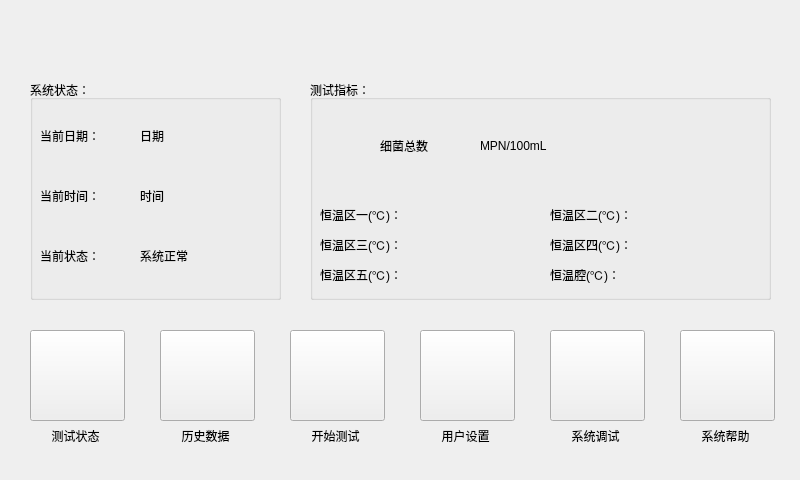
<?xml version="1.0" encoding="UTF-8"?>
<ui version="4.0">
 <class>MainWindow</class>
 <widget class="QMainWindow" name="MainWindow">
  <property name="geometry">
   <rect>
    <x>0</x>
    <y>0</y>
    <width>800</width>
    <height>480</height>
   </rect>
  </property>
  <property name="sizePolicy">
   <sizepolicy hsizetype="Preferred" vsizetype="Preferred">
    <horstretch>0</horstretch>
    <verstretch>0</verstretch>
   </sizepolicy>
  </property>
  <property name="windowTitle">
   <string>MainWindow</string>
  </property>
  <property name="styleSheet">
   <string notr="true"/>
  </property>
  <property name="iconSize">
   <size>
    <width>24</width>
    <height>24</height>
   </size>
  </property>
  <property name="animated">
   <bool>true</bool>
  </property>
  <widget class="QWidget" name="centralWidget">
   <widget class="QPushButton" name="pbst">
    <property name="geometry">
     <rect>
      <x>30</x>
      <y>330</y>
      <width>95</width>
      <height>91</height>
     </rect>
    </property>
    <property name="styleSheet">
     <string notr="true">border-image: url(:/image/image/单点测量.png);</string>
    </property>
    <property name="text">
     <string/>
    </property>
    <property name="autoDefault">
     <bool>false</bool>
    </property>
    <property name="flat">
     <bool>false</bool>
    </property>
   </widget>
   <widget class="QPushButton" name="pbhisdata">
    <property name="geometry">
     <rect>
      <x>160</x>
      <y>330</y>
      <width>95</width>
      <height>91</height>
     </rect>
    </property>
    <property name="styleSheet">
     <string notr="true">border-image: url(:/image/image/历史数据.png);</string>
    </property>
    <property name="text">
     <string/>
    </property>
   </widget>
   <widget class="QPushButton" name="pbtest">
    <property name="geometry">
     <rect>
      <x>290</x>
      <y>330</y>
      <width>95</width>
      <height>91</height>
     </rect>
    </property>
    <property name="styleSheet">
     <string notr="true">border-image: url(:/image/image/开始测量.png);</string>
    </property>
    <property name="text">
     <string/>
    </property>
   </widget>
   <widget class="QPushButton" name="pbset">
    <property name="geometry">
     <rect>
      <x>420</x>
      <y>330</y>
      <width>95</width>
      <height>91</height>
     </rect>
    </property>
    <property name="styleSheet">
     <string notr="true">border-image: url(:/image/image/用户设置.png);</string>
    </property>
    <property name="text">
     <string/>
    </property>
   </widget>
   <widget class="QPushButton" name="pbdebug">
    <property name="geometry">
     <rect>
      <x>550</x>
      <y>330</y>
      <width>95</width>
      <height>91</height>
     </rect>
    </property>
    <property name="styleSheet">
     <string notr="true">border-image: url(:/image/image/系统调试.png);</string>
    </property>
    <property name="text">
     <string/>
    </property>
   </widget>
   <widget class="QPushButton" name="pbhelp">
    <property name="geometry">
     <rect>
      <x>680</x>
      <y>330</y>
      <width>95</width>
      <height>91</height>
     </rect>
    </property>
    <property name="styleSheet">
     <string notr="true">border-image: url(:/image/image/系统帮助.png);</string>
    </property>
    <property name="text">
     <string/>
    </property>
   </widget>
   <widget class="QGroupBox" name="groupBox">
    <property name="geometry">
     <rect>
      <x>30</x>
      <y>80</y>
      <width>251</width>
      <height>220</height>
     </rect>
    </property>
    <property name="title">
     <string>系统状态：</string>
    </property>
    <widget class="QLabel" name="label">
     <property name="geometry">
      <rect>
       <x>10</x>
       <y>40</y>
       <width>91</width>
       <height>31</height>
      </rect>
     </property>
     <property name="text">
      <string>当前日期：</string>
     </property>
    </widget>
    <widget class="QLabel" name="label_2">
     <property name="geometry">
      <rect>
       <x>10</x>
       <y>100</y>
       <width>91</width>
       <height>31</height>
      </rect>
     </property>
     <property name="text">
      <string>当前时间：</string>
     </property>
    </widget>
    <widget class="QLabel" name="lbData">
     <property name="geometry">
      <rect>
       <x>110</x>
       <y>40</y>
       <width>121</width>
       <height>31</height>
      </rect>
     </property>
     <property name="text">
      <string>日期</string>
     </property>
    </widget>
    <widget class="QLabel" name="lbTime">
     <property name="geometry">
      <rect>
       <x>110</x>
       <y>100</y>
       <width>121</width>
       <height>31</height>
      </rect>
     </property>
     <property name="text">
      <string>时间</string>
     </property>
    </widget>
    <widget class="QLabel" name="lbState">
     <property name="geometry">
      <rect>
       <x>110</x>
       <y>160</y>
       <width>121</width>
       <height>31</height>
      </rect>
     </property>
     <property name="text">
      <string>系统正常</string>
     </property>
    </widget>
    <widget class="QLabel" name="label_6">
     <property name="geometry">
      <rect>
       <x>10</x>
       <y>160</y>
       <width>91</width>
       <height>31</height>
      </rect>
     </property>
     <property name="text">
      <string>当前状态：</string>
     </property>
    </widget>
   </widget>
   <widget class="QGroupBox" name="groupBox_2">
    <property name="geometry">
     <rect>
      <x>310</x>
      <y>80</y>
      <width>461</width>
      <height>220</height>
     </rect>
    </property>
    <property name="title">
     <string>测试指标：</string>
    </property>
    <widget class="QLabel" name="lbTPC">
     <property name="geometry">
      <rect>
       <x>70</x>
       <y>50</y>
       <width>101</width>
       <height>31</height>
      </rect>
     </property>
     <property name="text">
      <string>细菌总数</string>
     </property>
    </widget>
    <widget class="QLabel" name="label_7">
     <property name="geometry">
      <rect>
       <x>170</x>
       <y>50</y>
       <width>101</width>
       <height>31</height>
      </rect>
     </property>
     <property name="text">
      <string>MPN/100mL</string>
     </property>
    </widget>
    <widget class="QLabel" name="lbTemp4">
     <property name="geometry">
      <rect>
       <x>240</x>
       <y>150</y>
       <width>100</width>
       <height>30</height>
      </rect>
     </property>
     <property name="text">
      <string>恒温区四(℃)：</string>
     </property>
    </widget>
    <widget class="QLabel" name="lbTemp3">
     <property name="geometry">
      <rect>
       <x>10</x>
       <y>150</y>
       <width>100</width>
       <height>30</height>
      </rect>
     </property>
     <property name="text">
      <string>恒温区三(℃)：</string>
     </property>
    </widget>
    <widget class="QLabel" name="leTemp3Dis">
     <property name="geometry">
      <rect>
       <x>130</x>
       <y>150</y>
       <width>60</width>
       <height>30</height>
      </rect>
     </property>
     <property name="styleSheet">
      <string notr="true"/>
     </property>
     <property name="text">
      <string/>
     </property>
     <property name="alignment">
      <set>Qt::AlignCenter</set>
     </property>
    </widget>
    <widget class="QLabel" name="leTemp4Dis">
     <property name="geometry">
      <rect>
       <x>360</x>
       <y>150</y>
       <width>60</width>
       <height>30</height>
      </rect>
     </property>
     <property name="styleSheet">
      <string notr="true"/>
     </property>
     <property name="text">
      <string/>
     </property>
     <property name="alignment">
      <set>Qt::AlignCenter</set>
     </property>
    </widget>
    <widget class="QLabel" name="lbTemp5">
     <property name="geometry">
      <rect>
       <x>10</x>
       <y>180</y>
       <width>100</width>
       <height>30</height>
      </rect>
     </property>
     <property name="text">
      <string>恒温区五(℃)：</string>
     </property>
    </widget>
    <widget class="QLabel" name="leTemp5Dis">
     <property name="geometry">
      <rect>
       <x>130</x>
       <y>180</y>
       <width>60</width>
       <height>30</height>
      </rect>
     </property>
     <property name="styleSheet">
      <string notr="true"/>
     </property>
     <property name="text">
      <string/>
     </property>
     <property name="alignment">
      <set>Qt::AlignCenter</set>
     </property>
    </widget>
    <widget class="QLabel" name="lbTemp6">
     <property name="geometry">
      <rect>
       <x>240</x>
       <y>180</y>
       <width>100</width>
       <height>30</height>
      </rect>
     </property>
     <property name="text">
      <string>恒温腔(℃)：</string>
     </property>
    </widget>
    <widget class="QLabel" name="leTemp6Dis">
     <property name="geometry">
      <rect>
       <x>360</x>
       <y>180</y>
       <width>60</width>
       <height>30</height>
      </rect>
     </property>
     <property name="styleSheet">
      <string notr="true"/>
     </property>
     <property name="text">
      <string/>
     </property>
     <property name="alignment">
      <set>Qt::AlignCenter</set>
     </property>
    </widget>
    <widget class="QLabel" name="lbTemp1">
     <property name="geometry">
      <rect>
       <x>10</x>
       <y>120</y>
       <width>100</width>
       <height>30</height>
      </rect>
     </property>
     <property name="text">
      <string>恒温区一(℃)：</string>
     </property>
    </widget>
    <widget class="QLabel" name="leTemp1Dis">
     <property name="geometry">
      <rect>
       <x>130</x>
       <y>120</y>
       <width>60</width>
       <height>30</height>
      </rect>
     </property>
     <property name="styleSheet">
      <string notr="true"/>
     </property>
     <property name="text">
      <string/>
     </property>
     <property name="alignment">
      <set>Qt::AlignCenter</set>
     </property>
    </widget>
    <widget class="QLabel" name="leTemp2Dis">
     <property name="geometry">
      <rect>
       <x>360</x>
       <y>120</y>
       <width>60</width>
       <height>30</height>
      </rect>
     </property>
     <property name="styleSheet">
      <string notr="true"/>
     </property>
     <property name="text">
      <string/>
     </property>
     <property name="alignment">
      <set>Qt::AlignCenter</set>
     </property>
    </widget>
    <widget class="QLabel" name="lbTemp2">
     <property name="geometry">
      <rect>
       <x>240</x>
       <y>120</y>
       <width>100</width>
       <height>30</height>
      </rect>
     </property>
     <property name="text">
      <string>恒温区二(℃)：</string>
     </property>
    </widget>
   </widget>
   <widget class="QLabel" name="lbDensity">
    <property name="geometry">
     <rect>
      <x>30</x>
      <y>420</y>
      <width>91</width>
      <height>31</height>
     </rect>
    </property>
    <property name="text">
     <string>测试状态</string>
    </property>
    <property name="alignment">
     <set>Qt::AlignCenter</set>
    </property>
   </widget>
   <widget class="QLabel" name="lbHisdata">
    <property name="geometry">
     <rect>
      <x>160</x>
      <y>420</y>
      <width>91</width>
      <height>31</height>
     </rect>
    </property>
    <property name="text">
     <string>历史数据</string>
    </property>
    <property name="alignment">
     <set>Qt::AlignCenter</set>
    </property>
   </widget>
   <widget class="QLabel" name="lbTest">
    <property name="geometry">
     <rect>
      <x>290</x>
      <y>420</y>
      <width>91</width>
      <height>31</height>
     </rect>
    </property>
    <property name="text">
     <string>开始测试</string>
    </property>
    <property name="alignment">
     <set>Qt::AlignCenter</set>
    </property>
   </widget>
   <widget class="QLabel" name="lbSet">
    <property name="geometry">
     <rect>
      <x>420</x>
      <y>420</y>
      <width>91</width>
      <height>31</height>
     </rect>
    </property>
    <property name="text">
     <string>用户设置</string>
    </property>
    <property name="alignment">
     <set>Qt::AlignCenter</set>
    </property>
   </widget>
   <widget class="QLabel" name="lbDebug">
    <property name="geometry">
     <rect>
      <x>550</x>
      <y>420</y>
      <width>91</width>
      <height>31</height>
     </rect>
    </property>
    <property name="text">
     <string>系统调试</string>
    </property>
    <property name="alignment">
     <set>Qt::AlignCenter</set>
    </property>
   </widget>
   <widget class="QLabel" name="lbHelp">
    <property name="geometry">
     <rect>
      <x>680</x>
      <y>420</y>
      <width>91</width>
      <height>31</height>
     </rect>
    </property>
    <property name="text">
     <string>系统帮助</string>
    </property>
    <property name="alignment">
     <set>Qt::AlignCenter</set>
    </property>
   </widget>
  </widget>
 </widget>
 <layoutdefault spacing="6" margin="11"/>
 <resources/>
 <connections/>
</ui>
